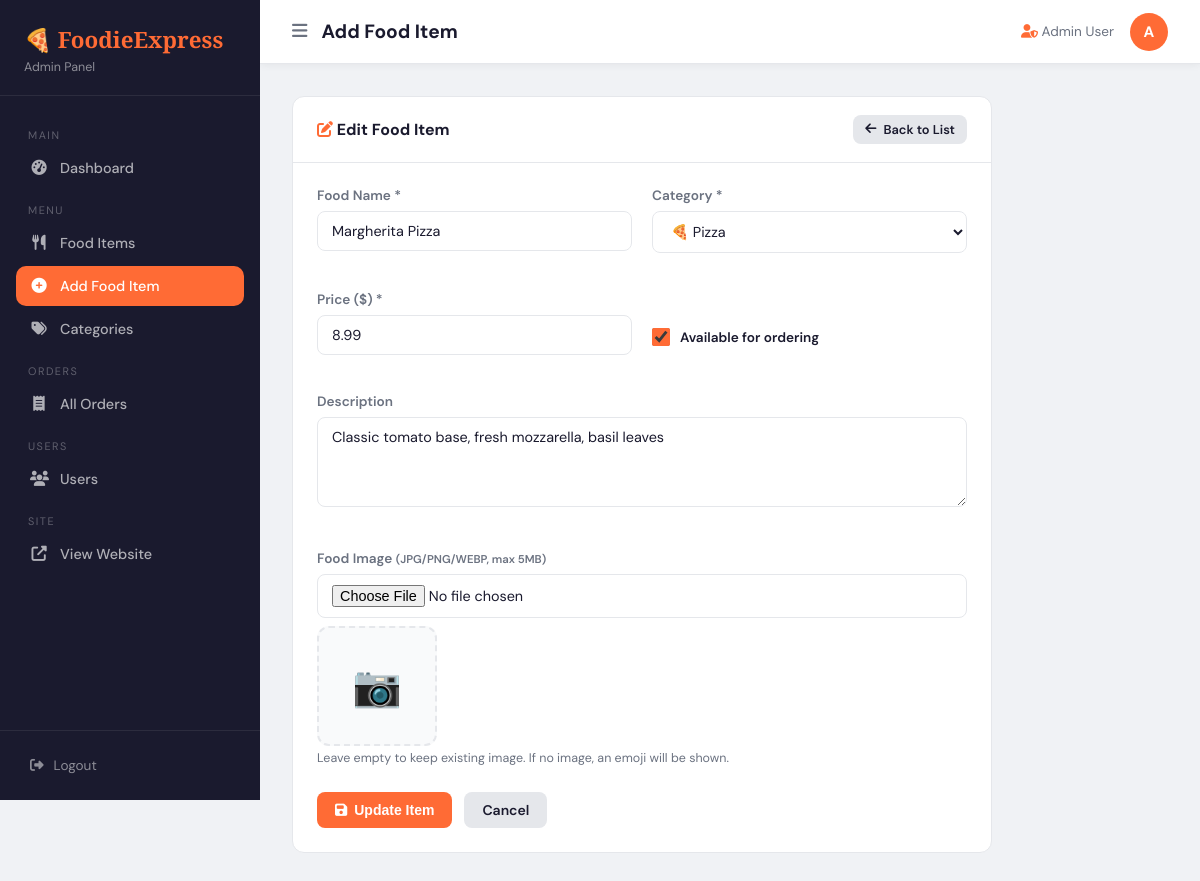
Page /admin/add-food.php?edit=1 (signed in) on the committed database.
### tables this page shows
CREATE TABLE IF NOT EXISTS products (
    id            INT AUTO_INCREMENT PRIMARY KEY,
    category_id   INT            NOT NULL,
    name          VARCHAR(150)   NOT NULL,
    description   TEXT           DEFAULT NULL,
    price         DECIMAL(10,2)  NOT NULL,
    image         VARCHAR(255)   DEFAULT 'default-food.jpg',
    is_available  TINYINT(1)     DEFAULT 1,
    created_at    TIMESTAMP      DEFAULT CURRENT_TIMESTAMP,
    FOREIGN KEY (category_id) REFERENCES categories(id) ON DELETE CASCADE
);

CREATE TABLE IF NOT EXISTS categories (
    id          INT AUTO_INCREMENT PRIMARY KEY,
    name        VARCHAR(100) NOT NULL,
    icon        VARCHAR(10)  DEFAULT '🍽️',
    created_at  TIMESTAMP    DEFAULT CURRENT_TIMESTAMP
);

### admin/add-food.php (the view, shortened to what this page needs)
<?php
require_once 'includes/admin-header.php';
$db = getDB();
$categories = $db->query("SELECT * FROM categories ORDER BY name")->fetchAll();
$editItem = null;
$editId   = isset($_GET['edit']) ? (int)$_GET['edit'] : 0;
if ($editId > 0) {
    $stmt = $db->prepare("SELECT * FROM products WHERE id = ?");
    $stmt->execute([$editId]);
    $editItem  = $stmt->fetch();
}
?>
<div style="max-width:700px;">
    <div class="admin-card">
        <div class="admin-card-header">
            <h3><i class="fas fa-<?= $editItem ? 'edit' : 'plus-circle' ?>" style="color:var(--primary);"></i>
                <?= $editItem ? 'Edit Food Item' : 'Add New Food Item' ?>
            </h3>
            <a href="manage-food.php" class="btn btn-secondary btn-sm">
                <i class="fas fa-arrow-left"></i> Back to List
            </a>
        </div>
        <div class="admin-card-body">
            <form method="POST" enctype="multipart/form-data">
                <div class="form-grid">
                    <div class="form-group">
                        <label>Food Name *</label>
                        <input type="text" name="name" class="form-control"
                               value="<?= htmlspecialchars($editItem['name'] ?? '') ?>"
                               placeholder="e.g. Margherita Pizza" required>
                    </div>
                    <div class="form-group">
                        <label>Category *</label>
                        <select name="category_id" class="form-control" required>
                            <?php foreach ($categories as $cat): ?>
                            <option value="<?= $cat['id'] ?>"
                                <?= (isset($editItem) && $editItem['category_id'] == $cat['id']) ? 'selected' : '' ?>>
                                <?= $cat['icon'] ?> <?= htmlspecialchars($cat['name']) ?>
                            </option>
                            <?php endforeach; ?>
                        </select>
                    </div>
                    <div class="form-group">
                        <label>Price ($) *</label>
                        <input type="number" name="price" step="0.01" min="0.01" class="form-control"
                               value="<?= $editItem['price'] ?? '' ?>"
                               placeholder="0.00" required>
                    </div>
                    <div class="form-group" style="display:flex;align-items:center;gap:10px;padding-top:28px;">
                        <input type="checkbox" name="is_available" id="is_available"
                               style="width:18px;height:18px;accent-color:var(--primary);"
                               <?= (!isset($editItem) || $editItem['is_available']) ? 'checked' : '' ?>>
                        <label for="is_available" style="margin:0;color:var(--text);">Available for ordering</label>
                    </div>
                    <div class="form-group full">
                        <label>Description</label>
                        <textarea name="description" class="form-control"
                                  placeholder="Describe the dish — ingredients, taste, portion size..."><?= htmlspecialchars($editItem['description'] ?? '') ?></textarea>
                    </div>
                    <div class="form-group full">
                        <label>Food Image <small>(JPG/PNG/WEBP, max 5MB)</small></label>
                        <input type="file" name="image" accept="image/*" class="form-control"
                               onchange="previewImage(this,'imgPreview')">
                        <div class="image-preview" id="imgPreview">
                            <?php if (!empty($editItem['image']) && file_exists(dirname(__DIR__).'/images/food/'.$editItem['image'])): ?>
                                <img src="<?= SITE_URL ?>/images/food/<?= htmlspecialchars($editItem['image']) ?>">
                            <?php else: ?>
                                📷
                            <?php endif; ?>
                        </div>
                        <p class="form-hint">Leave empty to keep existing image. If no image, an emoji will be shown.</p>
                    </div>
                </div>
                <div style="display:flex;gap:12px;margin-top:8px;">
                    <button type="submit" class="btn btn-primary">
                        <i class="fas fa-save"></i>
                        <?= $editItem ? 'Update Item' : 'Add Item' ?>
                    </button>
                    <a href="manage-food.php" class="btn btn-secondary">Cancel</a>
                </div>
            </form>
        </div>
    </div>
</div>
<?php require_once 'includes/admin-footer.php'; ?>

### admin/css/admin-style.css (style rules this page uses)
:root { --primary: #ff6b35; --sidebar-bg: #1a1a2e; --sidebar-w: 260px; --header-h: 64px; --bg: #f0f2f5; --card-bg: #ffffff; --text: #1a1a2e; --text-muted: #6b7280; --border: #e5e7eb; --success: #10b981; --danger: #ef4444; --warning: #f59e0b; --info: #3b82f6; --radius: 12px; }
*, *::before, *::after { box-sizing: border-box; margin: 0; padding: 0; }
body { font-family: 'DM Sans', sans-serif; background: var(--bg); color: var(--text); }
a { text-decoration: none; color: inherit; }
.admin-card { background: var(--card-bg); border-radius: var(--radius); border: 1px solid var(--border); overflow: hidden; margin-bottom: 24px; }
.admin-card-header { padding: 18px 24px; border-bottom: 1px solid var(--border); display: flex; align-items: center; justify-content: space-between; flex-wrap: wrap; gap: 12px; }
.admin-card-header h3 { font-size: 1rem; font-weight: 700; }
.admin-card-body { padding: 24px; }
.btn { display: inline-flex; align-items: center; gap: 7px; padding: 9px 18px; border-radius: 8px; font-size: 0.875rem; font-weight: 600; border: none; cursor: pointer; transition: all 0.2s; text-decoration: none; }
.btn-primary { background: var(--primary); color: #fff; }
.btn-secondary { background: var(--border); color: var(--text); }
.btn-sm { padding: 6px 12px; font-size: 0.8rem; }
.form-grid { display: grid; grid-template-columns: 1fr 1fr; gap: 20px; }
.form-group { margin-bottom: 18px; }
.form-group.full { grid-column: 1 / -1; }
.form-group label { display: block; font-size: 0.85rem; font-weight: 600; color: var(--text-muted); margin-bottom: 7px; }
.form-control { width: 100%; padding: 10px 14px; border: 1.5px solid var(--border); border-radius: 8px; font-size: 0.9rem; font-family: inherit; background: #fff; color: var(--text); outline: none; transition: border-color 0.2s; }
textarea.form-control { resize: vertical; min-height: 90px; }
.form-hint { font-size: 0.78rem; color: var(--text-muted); margin-top: 4px; }
.image-preview { width: 120px; height: 120px; border-radius: var(--radius); border: 2px dashed var(--border); display: flex; align-items: center; justify-content: center; font-size: 2.5rem; overflow: hidden; margin-top: 8px; background: #f9fafb; }

### rows in the picture
products: name "Margherita Pizza", category_id "🍕 Pizza", price "8.99", is_available "☑", description "Classic tomato base, fresh mozzarella, basil leaves"

### other values in the picture
$pageTitle "Add Food Item"
$_SESSION['user_name'] "Admin User"
substr($_SESSION['user_name'] ?? 'A', 0, 1) "A"
